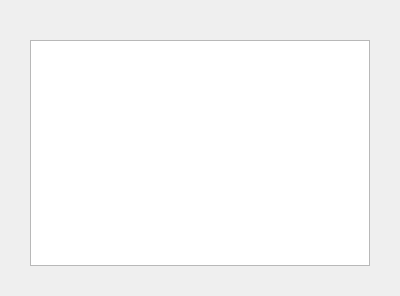
<?xml version="1.0" encoding="UTF-8"?>
<ui version="4.0">
 <class>Sign</class>
 <widget class="QWidget" name="Sign">
  <property name="geometry">
   <rect>
    <x>0</x>
    <y>0</y>
    <width>400</width>
    <height>296</height>
   </rect>
  </property>
  <property name="windowTitle">
   <string>Form</string>
  </property>
  <layout class="QVBoxLayout" name="verticalLayout">
   <property name="leftMargin">
    <number>30</number>
   </property>
   <property name="topMargin">
    <number>40</number>
   </property>
   <property name="rightMargin">
    <number>30</number>
   </property>
   <property name="bottomMargin">
    <number>30</number>
   </property>
   <item>
    <widget class="QTableView" name="tableView"/>
   </item>
  </layout>
 </widget>
 <resources/>
 <connections/>
</ui>
